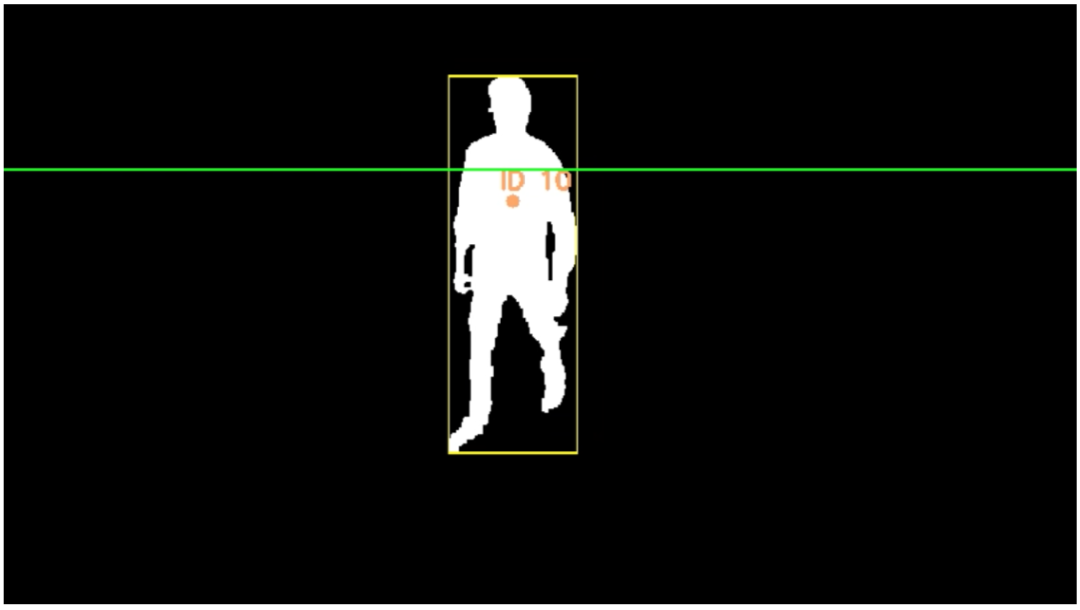
#> input picture imgs/1.png, 1080 x 610 px, given in place of the camera
$ python mask_detection_and_tracking.py
#> lines starting #> are read from the running program, lines starting #| are printed output that depends on the picture; after the words box and inside, x2 and y2 are one past the last pixel; in counts of white or black regions, pixels touching at a corner belong together
#> in grab_frame, img is the input picture: shape (610, 1080, 3); mean B, G, R 16, 17.3, 16.5
### mask_detection_and_tracking/people_detector.py
import cv2
import numpy as np


class PeopleDetector:

    def __init__(self):
        self.fgbg = cv2.createBackgroundSubtractorMOG2(varThreshold=5, detectShadows=True)
        self.kernelOp = np.ones((5, 5), np.uint8)
        self.kernelCl = np.ones((5, 5), np.uint8)

    def detect(self, frame):
        fgmask = self.fgbg.apply(frame)
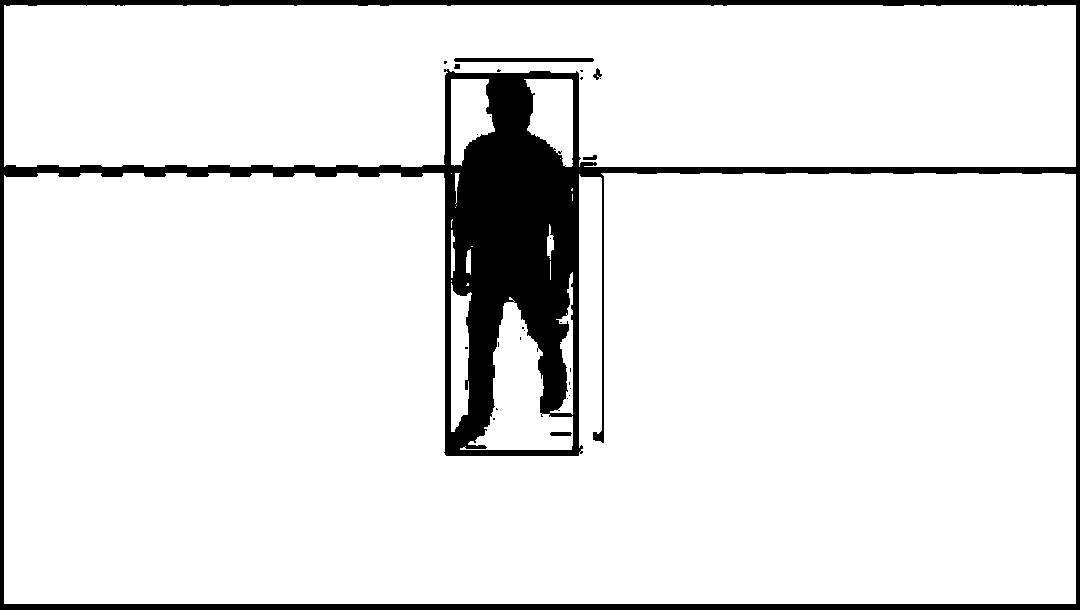
#> fgmask: shape (610, 1080); values 127 (black) and 255 (white), 90.9% white; 27 black regions (21 under 20 px), largest, box (x1, y1, x2, y2) and area: (0, 0, 1080, 610) 59298, (454, 58, 594, 62) 556, (550, 432, 572, 436) 83, (593, 68, 602, 80) 52, (583, 155, 597, 160) 49, (454, 64, 460, 69) 27
        # Threshold operation to obtain the binary mask
        ret, imBin = cv2.threshold(fgmask, 230, 255, cv2.THRESH_BINARY)
        # Opening (erode->dilate) to remove white spots
        mask = cv2.morphologyEx(imBin, cv2.MORPH_OPEN, self.kernelOp)
        # Closing (dilate -> erode) to remove black spots inside the object
        mask = cv2.morphologyEx(mask, cv2.MORPH_CLOSE, self.kernelCl)
        # Find contours of the binary image
        contours, hierarchy = cv2.findContours(mask, cv2.RETR_EXTERNAL, cv2.CHAIN_APPROX_SIMPLE)
#> contours = 10 contours; largest, box (x1, y1, x2, y2) and area: (4, 173, 1076, 604) 421040, (4, 5, 1076, 167) 158837, (476, 302, 573, 450) 7314, (527, 79, 573, 167) 2813, (451, 79, 494, 165) 2493

        roi = []
        for cnt in contours:
            # Compute the contour area
            area = cv2.contourArea(cnt)
            # Filter out object with an area below a given threshold
            if area > 120*80:
                # Find the bounding rectangle of each object found
                x, y, w, h = cv2.boundingRect(cnt)
                roi.append([x, y, w, h])
#> this loop made 10 passes
#> (area, x, y, w, h) on passes 7, 10: (421040, 4, 173, 1072, 431), (158837, 4, 5, 1072, 162)
#> after the loop, roi = [[4, 173, 1072, 431], [4, 5, 1072, 162]]

        mask = cv2.cvtColor(mask, cv2.COLOR_GRAY2BGR)

        return mask, roi

### mask_detection_and_tracking/centroid_tracker.py
from scipy.spatial import distance as dist
from collections import OrderedDict
import numpy as np


class CentroidTracker:

	def __init__(self, maxDisappeared=20, entranceLine=200, maxObjectShift=300):

		self.count = 0
		self.maskcount = 0
		self.nomaskcount = 0
		self.undefined = 0

		self.nextObjectID = 0
		# dictionary that records objects detected as key-value pair (objectID-centroidCoordinates)
		self.objects = OrderedDict()
		# dictionary that records if objects are inside as a key-value pair (objectID-value)
		# value can be 0 (if it is outside), 1 (if gets inside) or -1 (if already inside)
		self.inside = OrderedDict()
		# dictionary that records if objects is with mask as a key-value pair (objectID-value)
		# value is increased by 1 if a mask is detected, decreased by 1 otherwise
		self.withmask = OrderedDict()
		# dictionary that records if objects is disappeared as a key-value pair (objectID-value)
		# value is the number of consecutive frame in which the object is not present
		self.disappeared = OrderedDict()

		# number of maximum consecutive frames a given object is allowed to be marked as "disappeared"
		# until we need to deregister the object from tracking
		self.maxDisappeared = maxDisappeared
		self.entranceLine = entranceLine
		self.maxObjectShift = maxObjectShift

	def register(self, centroid, mask):
		# register an object using the next available objectID
		# to store the centroid
		self.objects[self.nextObjectID] = centroid
		# if the object is outside set the variable to 0, else set to -1
		# to exclude it from the count
		if centroid[1] < self.entranceLine:
			self.inside[self.nextObjectID] = 0
		else:
			self.inside[self.nextObjectID] = -1
		self.withmask[self.nextObjectID] = mask
		self.disappeared[self.nextObjectID] = 0
		self.nextObjectID += 1

	# [14 lines left out: function deregister, not called in this run]

	def update(self, rects, masks):
		# check to see if the list of input bounding box rectangles
		# is empty
		if len(rects) == 0:
			# loop over any existing tracked objects and mark them
			# as disappeared
			for objectID in list(self.disappeared.keys()):
				self.disappeared[objectID] += 1
				# if we have reached a maximum number of consecutive
				# frames where a given object has been marked as
				# missing, deregister it
				if self.disappeared[objectID] > self.maxDisappeared:
					self.deregister(objectID)

			return self.objects

		# initialize an array of input centroids for the current frame
		inputCentroids = np.zeros((len(rects), 2), dtype="int")
		# loop over the bounding box rectangles
		for (i, (x, y, w, h)) in enumerate(rects):
			# use the bounding box coordinates to derive the centroid
			cX = int(w / 2) + x
			cY = int(h / 3) + y
			inputCentroids[i] = (cX, cY)

		# if we are currently not tracking any objects take the input
		# centroids and register each of them
		if len(self.objects) == 0:
			for i in range(0, len(inputCentroids)):
				self.register(inputCentroids[i], masks[i])

		# otherwise, we are currently tracking objects so we need to
		# try to match the input centroids to existing object
		# centroids
		else:
			# grab the set of object IDs and corresponding centroids
			objectIDs = list(self.objects.keys())
			objectCentroids = list(self.objects.values())
			# compute the euclidean distance between each pair of object
			# centroids and input centroids, respectively
			D = dist.cdist(np.array(objectCentroids), inputCentroids)
			# in order to perform this matching we must (1) find the
			# smallest value in each row and then (2) sort the row
			# indexes based on their minimum values so that the row
			# with the smallest value is at the *front* of the index
			# list
			rows = D.min(axis=1).argsort()
			# next, we perform a similar process on the columns by
			# finding the smallest value in each column and then
			# sorting using the previously computed row index list
			cols = D.argmin(axis=1)[rows]

			# in order to determine if we need to update, register,
			# or deregister an object we need to keep track of which
			# of the rows and column indexes we have already examined
			usedRows = set()
			usedCols = set()
			# loop over the combination of the (row, column) index
			# tuples
			for (row, col) in zip(rows, cols):
				# if we have already examined either the row or
				# column value before, ignore it
				# val
				if row in usedRows or col in usedCols:
					continue
				# otherwise, grab the object ID for the current row,
				# set its new centroid, set the variable inside to 1 and
				# increase the count if it crossed the line,
				# and reset the disappeared counter
				if D[row][col] < self.maxObjectShift:
					objectID = objectIDs[row]
					self.objects[objectID] = inputCentroids[col]

					if self.objects[objectID][1] > self.entranceLine and self.inside[objectID] == 0:
						self.inside[objectID] = 1
						self.count += 1

					self.withmask[objectID] += masks[col]
					self.disappeared[objectID] = 0
					# indicate that we have examined each of the row and
					# column indexes, respectively
					usedRows.add(row)
					usedCols.add(col)

			# compute both the row and column index we have NOT yet
			# examined
			unusedRows = set(range(0, D.shape[0])).difference(usedRows)
			unusedCols = set(range(0, D.shape[1])).difference(usedCols)

			# update the disappeared counter for the unused centroid
			# and deregister if it is greater than that the maxDisappeared
			for row in unusedRows:
				# grab the object ID for the corresponding row
				# index and increment the disappeared counter
				objectID = objectIDs[row]
				self.disappeared[objectID] += 1
				# check to see if the number of consecutive
				# frames the object has been marked "disappeared"
				if self.disappeared[objectID] > self.maxDisappeared:
					self.deregister(objectID)

			# register all the new input centroid
			for col in unusedCols:
				self.register(inputCentroids[col], masks[col])

		# return the set of trackable objects
		return self.objects

### mask_detection_and_tracking/mask_detection_and_tracking.py
import cv2
import matplotlib.pyplot as plt
from people_detector import PeopleDetector
from centroid_tracker import CentroidTracker
from imutils.video import FPS


def grab_frame(cap, detector, tracker, face_cascade, mask_cascade):
    """
    Method to grab a frame from the camera
    :param cap: the VideoCapture object
    :param detector: the people_detector object
    :param tracker: the centroid_tracker object
    :param face_cascade: the face classifier
    :param mask_cascade: the face mask classifier
    :return: the captured image and the foreground mask
    """
    ret, img = cap.read()
    # Apply background subtraction to find people (roi)
    mask, roi = detector.detect(img)
#> roi = [[4, 173, 1072, 431], [4, 5, 1072, 162]]

    gray = cv2.cvtColor(img, cv2.COLOR_BGR2GRAY)
    gray = cv2.GaussianBlur(gray, (5, 5), 0)

    # Array of int used for the majority vote (1=with_mask, -1=without_mask, 0=undefined)
    masks = [0]*len(roi)
#> masks = [0, 0]
    for i, (xp, yp, wp, hp) in enumerate(roi):
        # Extract roi
        region = gray[yp:yp+int(hp/2), xp:xp+wp]
        # Resize to improve detection
        region = cv2.resize(region, None, fx=3, fy=3)
        # Detect faces
        faces = face_cascade.detectMultiScale(region, scaleFactor=1.3, minSize=(90, 90))
        for (xf, yf, wf, hf) in faces:
            xf = int(xf / 3) + xp
            yf = int(yf / 3) + yp
            wf = int(wf / 3)
            hf = int(hf / 3)
            # Increase image crop of about 20%
            x0, y0, x1, y1 = increase_size(xf, yf, wf, hf, gray.shape)
            face = gray[y0:y1, x0:x1]
            face = cv2.resize(face, None, fx=3, fy=3)
            # Detect mask
            face_mask = mask_cascade.detectMultiScale(face, scaleFactor=1.07, minSize=(int(0.75*wf*3), int(0.75*hf*3)))
            # If found set the array value to 1 otherwise to -1
            if len(face_mask) > 0:
                # [5 lines of commented-out code are left out]
                masks[i] = 1

                #cv2.rectangle(img, (xm, ym), (xm + wm, ym + hm), (255, 0, 0), 2)
                cv2.rectangle(img, (xf, yf), (xf + wf, yf + hf), (0, 255, 0), 2)
                cv2.putText(img, "With Mask", (xf, yf + hf + 20), cv2.FONT_HERSHEY_SIMPLEX, 0.8, (0, 255, 0), 2)
            else:
                masks[i] = -1
                cv2.rectangle(img, (xf, yf), (xf + wf, yf + hf), (0, 0, 255), 2)
                cv2.putText(img, "Without Mask", (xf, yf + hf + 20), cv2.FONT_HERSHEY_SIMPLEX, 0.6, (0, 0, 255), 2)

        cv2.rectangle(mask, (xp, yp), (xp + wp, yp + hp), (0, 255, 255), 2)
#> this loop made 2 passes
#> pass 1, in grab_frame, `region = gray[yp:yp+int(hp/2), xp:xp+wp]`:
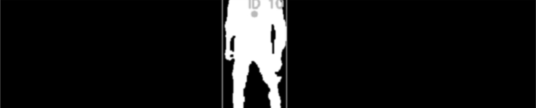
#> region: shape (215, 1072) (shown at 1/2 size); min 0, max 255, mean 21.1
#> after the loop:
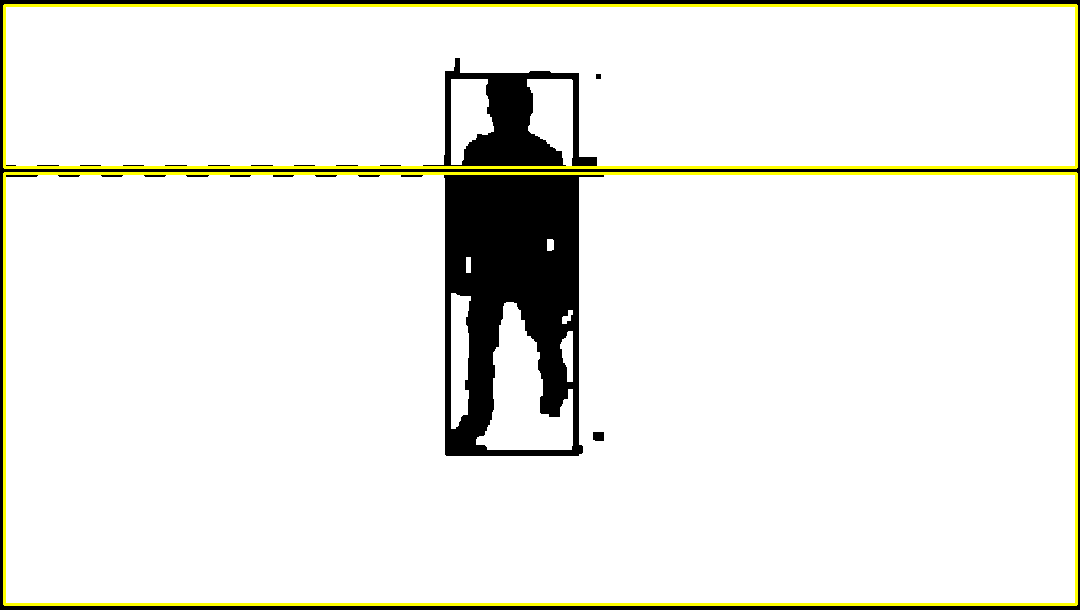
#> mask: shape (610, 1080, 3); mean B, G, R 229.2, 235.6, 235.6

    # Update our centroid tracker using the computed set of bounding box rectangles
    objects = tracker.update(roi, masks)
#> in update, `inputCentroids = np.zeros((len(rects), 2), dtype="int")`: inputCentroids = [[0, 0], [0, 0]]
#> the loop in update, `for (i, (x, y, w, h)) in enumerate(rects):` made 2 passes
#> (x, y, w, h, cX, cY) on passes 1 to 2: (4, 173, 1072, 431, 540, 316), (4, 5, 1072, 162, 540, 59)
#> after the loop in update, `for (i, (x, y, w, h)) in enumerate(rects):`: inputCentroids = [[540, 316], [540, 59]]
#> the loop in update, `for i in range(0, len(inputCentroids)):` made 2 passes
#> objects = {0: [540, 316], 1: [540, 59]}

    # Loop over the tracked objects
    for (objectID, centroid) in objects.items():
        # Draw both the object ID and the centroid on the output frame
        text = "ID {}".format(objectID)
        cv2.putText(mask, text, (centroid[0] - 15, centroid[1] - 15),
                    cv2.FONT_HERSHEY_SIMPLEX, 1.0, (80, 150, 255), 3)
        cv2.circle(mask, (centroid[0], centroid[1]), 8, (80, 150, 255), -1)
#> this loop made 2 passes
#> (objectID, centroid, text) on passes 1 to 2: (0, [540, 316], 'ID 0'), (1, [540, 59], 'ID 1')
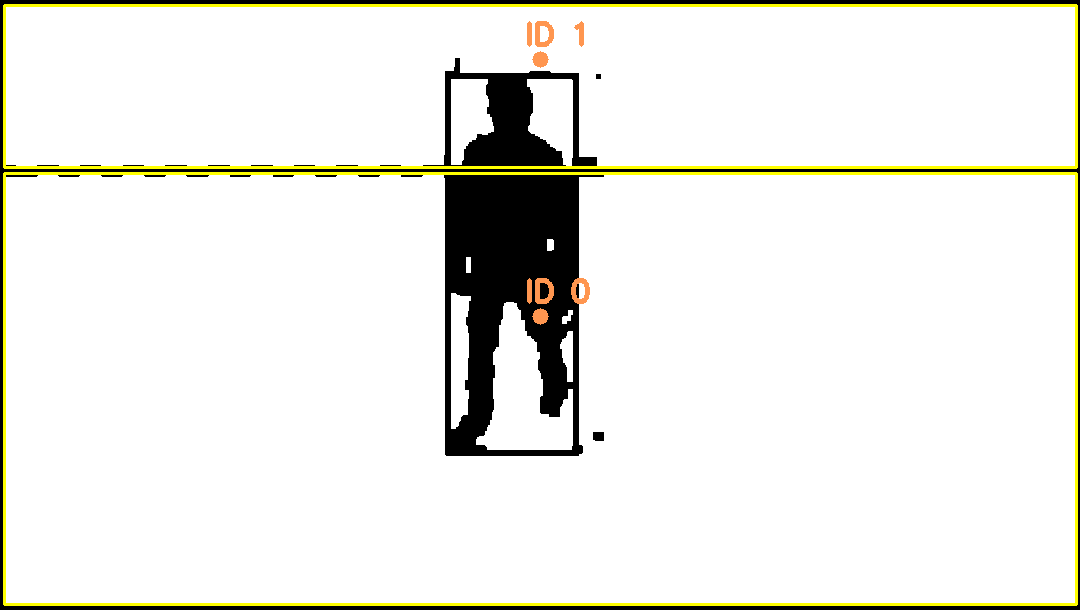
#> mask: shape (610, 1080, 3); 0.25% of pixels changed, all inside (x1, y1, x2, y2) = (527, 21, 590, 325)

    # Draw green lines
    cv2.line(img, (0, tracker.entranceLine), (mask.shape[1], tracker.entranceLine), (0, 255, 0), 2)
    cv2.line(mask, (0, tracker.entranceLine), (mask.shape[1], tracker.entranceLine), (0, 255, 0), 2)

    # Draw counters
    text = "People: {}".format(tracker.count)
    cv2.putText(img, text, (0, img.shape[0] - 130),
                cv2.FONT_HERSHEY_SIMPLEX, 1.1, (255, 255, 255), 2)
    text = "Mask: {}".format(tracker.maskcount)
    cv2.putText(img, text, (0, img.shape[0] - 90),
                cv2.FONT_HERSHEY_SIMPLEX, 1.1, (0, 255, 0), 2)
    text = "No-Mask: {}".format(tracker.nomaskcount)
    cv2.putText(img, text, (0, img.shape[0] - 50),
                cv2.FONT_HERSHEY_SIMPLEX, 1.1, (0, 0, 255), 2)
    text = "Undefined: {}".format(tracker.undefined)
    cv2.putText(img, text, (0, img.shape[0] - 10),
                cv2.FONT_HERSHEY_SIMPLEX, 1.1, (0, 255, 255), 2)
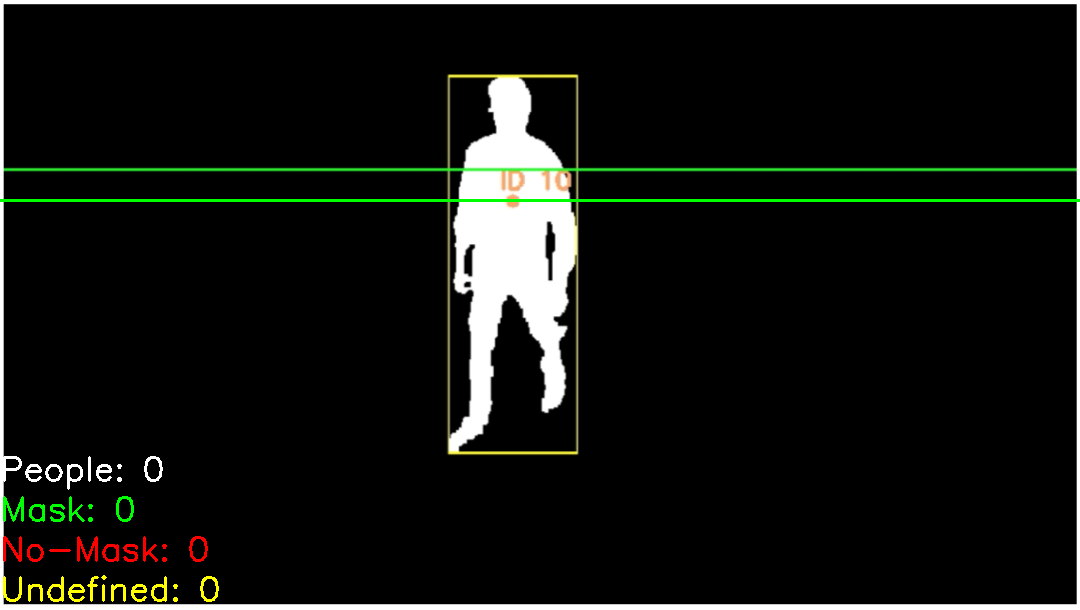
#> img: shape (610, 1080, 3); mean B, G, R 16.3, 19.8, 17.9

    return img, mask


# [11 lines left out: function handle_close, not called in this run]


def bgr_to_rgb(image):
    """
    Convert a BGR image into RBG
    :param image: the BGR image
    :return: the same image but in RGB
    """
    return cv2.cvtColor(image, cv2.COLOR_BGR2RGB)


# [7 lines left out: function increase_size, not called in this run]


def main():
    # init the camera
    cap = cv2.VideoCapture(0)

    # enable Matplotlib interactive mode
    plt.ion()
    # create the FPS counter
    fps = FPS()

    # create a figure to be updated
    fig = plt.figure()
    # intercept the window's close event to call the handle_close() function
    fig.canvas.mpl_connect("close_event", lambda event: handle_close(event, cap, fps))

    # prep a variable for the first run
    img1 = None
    img2 = None

    # prep People detector and Centroid tracker objects
    detector = PeopleDetector()
    tracker = CentroidTracker()

    # prep face cascade and mask cascade objects
    face_cascade = cv2.CascadeClassifier(cv2.data.haarcascades + 'haarcascade_frontalface_default.xml')
    mask_cascade = cv2.CascadeClassifier('haarcascade_facemask_25s.xml')

    # start FPS counter
    fps.start()

    while cap.isOpened():
        # get the current frame
        frame, mask = grab_frame(cap, detector, tracker, face_cascade, mask_cascade)

        if img1 is None:
            # Frame
            plt.subplot(211)
            # convert it in RBG (for Matplotlib)
            img1 = plt.imshow(bgr_to_rgb(frame))
            plt.axis("off")  # hide axis, ticks, ...
            plt.title("Camera Capture")
            # Foreground mask
            plt.subplot(212)
            # convert it in RBG (for Matplotlib)
            img2 = plt.imshow(bgr_to_rgb(mask))
            plt.axis("off")  # hide axis, ticks, ...

            # show the plot!
            plt.tight_layout(pad=0.1)
            plt.show()
        else:
            # set the current frame as the data to show
            img1.set_data(bgr_to_rgb(frame))
            img2.set_data(bgr_to_rgb(mask))
            # update the figure associated to the shown plot
            fig.canvas.draw()
            plt.pause(1/30)  # pause: 30 frames per second

        # update FPS counter
        fps.update()


if __name__ == "__main__":
    try:
        main()
    except KeyboardInterrupt:
        exit(0)
